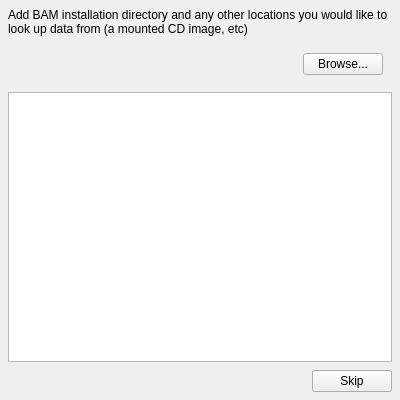
<?xml version="1.0" encoding="UTF-8"?>
<ui version="4.0">
 <class>FirstTimeSetupWindow</class>
 <widget class="QWidget" name="FirstTimeSetupWindow">
  <property name="windowModality">
   <enum>Qt::ApplicationModal</enum>
  </property>
  <property name="geometry">
   <rect>
    <x>0</x>
    <y>0</y>
    <width>400</width>
    <height>400</height>
   </rect>
  </property>
  <property name="sizePolicy">
   <sizepolicy hsizetype="Fixed" vsizetype="Fixed">
    <horstretch>1</horstretch>
    <verstretch>1</verstretch>
   </sizepolicy>
  </property>
  <property name="windowTitle">
   <string>First time setup - stfed</string>
  </property>
  <property name="windowIcon">
   <iconset>
    <normalon>resources/icon.ico</normalon>
   </iconset>
  </property>
  <property name="styleSheet">
   <string notr="true"/>
  </property>
  <layout class="QVBoxLayout" name="verticalLayout">
   <property name="spacing">
    <number>8</number>
   </property>
   <property name="leftMargin">
    <number>8</number>
   </property>
   <property name="topMargin">
    <number>8</number>
   </property>
   <property name="rightMargin">
    <number>8</number>
   </property>
   <property name="bottomMargin">
    <number>8</number>
   </property>
   <item>
    <layout class="QVBoxLayout" name="verticalLayout_2">
     <property name="spacing">
      <number>8</number>
     </property>
     <item>
      <widget class="QLabel" name="label">
       <property name="text">
        <string>Add BAM installation directory and any other locations you would like to look up data from (a mounted CD image, etc)</string>
       </property>
       <property name="wordWrap">
        <bool>true</bool>
       </property>
      </widget>
     </item>
     <item>
      <widget class="QFrame" name="horizontalFrame">
       <layout class="QHBoxLayout" name="horizontalLayout">
        <item>
         <spacer name="horizontalSpacer">
          <property name="orientation">
           <enum>Qt::Horizontal</enum>
          </property>
          <property name="sizeHint" stdset="0">
           <size>
            <width>40</width>
            <height>20</height>
           </size>
          </property>
         </spacer>
        </item>
        <item>
         <widget class="QPushButton" name="browse_button">
          <property name="text">
           <string>Browse...</string>
          </property>
         </widget>
        </item>
       </layout>
      </widget>
     </item>
     <item>
      <widget class="QPlainTextEdit" name="directories_text_edit"/>
     </item>
     <item>
      <layout class="QHBoxLayout" name="horizontalLayout_2">
       <item>
        <spacer name="horizontalSpacer_2">
         <property name="orientation">
          <enum>Qt::Horizontal</enum>
         </property>
         <property name="sizeHint" stdset="0">
          <size>
           <width>40</width>
           <height>20</height>
          </size>
         </property>
        </spacer>
       </item>
       <item>
        <widget class="QPushButton" name="done_button">
         <property name="text">
          <string>Skip</string>
         </property>
        </widget>
       </item>
      </layout>
     </item>
    </layout>
   </item>
  </layout>
 </widget>
 <resources/>
 <connections/>
</ui>
